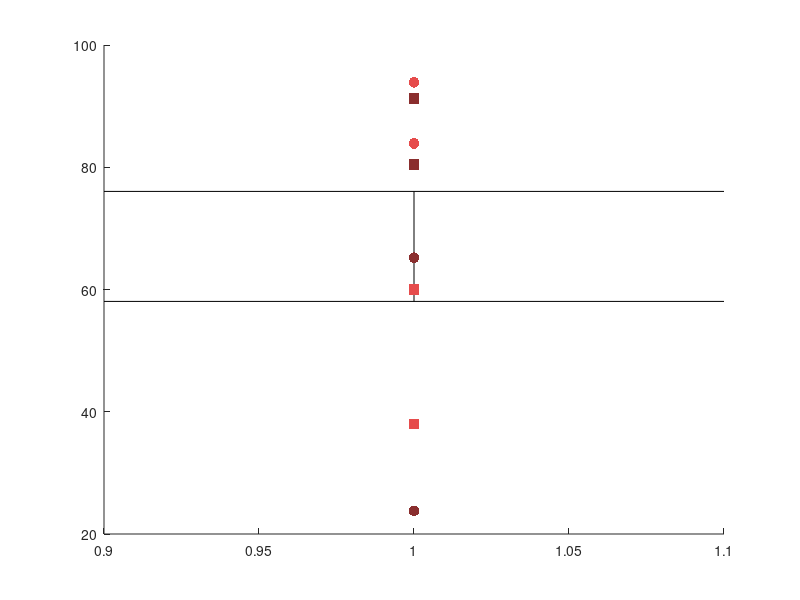

Reproduce this figure in MATLAB. (Note: this script raises an error after producing the figure.)
%% Flavor preference - WT mice - Side-by-side CTA and Habituation Analysis
% Data
preference_1 = [93.9, 83.9, 29.2, 46.0, 63.0, 38.0, 60.0, 28.6, 98.6, 72.0, ...
    91.2, 80.4, 61.0, 3.2, 79.4, 23.8, 65.2, 8.9, 93.8, 11.1, ...
    0.0472972972972973 * 100, 0.152 * 100, 0.194630872483221 * 100,...
    0.241071428571429 * 100, 0.0594594594594595 * 100, ...
    0.159574468085106 * 100, 0.21875 * 100, 0.225225225225225 * 100,...
    0.589473684210526 * 100, 0.606451612903226 * 100, ...
    0.709876543209877 * 100, 0.73469387755102 * 100, 0.25 * 100,...
    0.608433734939759 * 100, 0.611570247933884 * 100, ...
    0.766304347826087 * 100];

preference_2 = [96.9, 97.2, 17.5, 92.1, 35.3, 75.9, 88.7, 73.7, NaN, 91.2,...
    94.5, 98.0, 82.1, 95.5, 93.0, 56.8, 95.7, 34.6, 56.3, 100.0];

group = {'Backward', 'Backward', 'Forward', 'Forward', 'Control',...
    'Backward', 'Backward', 'Forward', 'Control', 'Control', ...
    'Backward', 'Backward', 'Forward', 'Forward', 'Control', ...
    'Backward', 'Backward', 'Forward', 'Control', 'Control', ...
    'Forward-prev.', 'Forward-prev.', 'Forward-prev.', 'Forward-prev.',...
    'Forward-prev.', 'Forward-prev.', 'Forward-prev.', 'Forward-prev.',...
    'Control-prev.', 'Control-prev.', 'Control-prev.', 'Control-prev.',...
    'Control-prev.', 'Control-prev.', 'Control-prev.', 'Control-prev.'};

group_2 = {'Habituation', 'Habituation', 'Habituation', 'Habituation', 'Habituation',...
    'Habituation', 'Habituation', 'Habituation', 'Control', 'Habituation', ...
    'Habituation', 'Habituation', 'Habituation', 'Habituation', 'Habituation', ...
    'Habituation', 'Habituation', 'Habituation', 'Habituation', 'Habituation'};

sex = {'M', 'M', 'M', 'M', 'M', 'F', 'F', 'F', 'F', 'F', ...
    'F-JF', 'F-JF', 'F-JF', 'F-JF', 'F-JF', 'M-JF', 'M-JF', 'M-JF', 'M-JF', 'M-JF',...
    'U', 'U', 'U', 'U', 'U', 'U', 'U', 'U', 'U', 'U', 'U', 'U', 'U', 'U', 'U', 'U'};

% Create side-by-side plot
figure('Position', [100, 100, 1400, 600]);
hold on;

% Define CTA groups that have corresponding habituation data (first 20 mice)
ctaGroups = {'Backward', 'Forward', 'Control'};
groupColors = [0.9, 0.3, 0.3; ...    % Backward - red
               0.2, 0.6, 0.2; ...    % Forward - green  
               0.2, 0.6, 0.8];       % Control - blue

% Define x-positions: CTA test, gap, Habituation test for each group
% Group 1: Backward (x=1) -> Hab (x=2.5)
% Group 2: Forward (x=4) -> Hab (x=5.5)  
% Group 3: Control (x=7) -> Hab (x=8.5)
ctaPositions = [1, 4, 7];
habPositions = [2.5, 5.5, 8.5];

% Also include the "prev" groups in their original positions
prevGroups = {'Forward-prev.', 'Control-prev.'};
prevColors = [0.3, 0.7, 0.3; ...     % Forward-prev - lighter green
              0.1, 0.5, 0.7];        % Control-prev - darker blue
prevPositions = [10, 12];

% Define markers for sex
maleMarker = 'o';
femaleMarker = 's';
unknownMarker = 'diamond';
markerSize = 60;
colorAdjustFactor = 0.6;

% Plot CTA results for main groups (Backward, Forward, Control)
for groupIdx = 1:length(ctaGroups)
    currentGroup = ctaGroups{groupIdx};
    
    % Find all mice in this CTA group
    ctaIndices = strcmp(group, currentGroup);
    ctaData = preference_1(ctaIndices);
    ctaSex = sex(ctaIndices);
    
    % Plot CTA results
    for i = 1:length(ctaData)
        baseColor = groupColors(groupIdx, :);
        
        if strcmp(ctaSex{i}, 'M-JF')
            adjustedColor = baseColor * colorAdjustFactor;
            markerType = maleMarker;
        elseif strcmp(ctaSex{i}, 'F-JF')
            adjustedColor = baseColor * colorAdjustFactor;
            markerType = femaleMarker;
        elseif strcmp(ctaSex{i}, 'M')
            adjustedColor = baseColor;
            markerType = maleMarker;
        elseif strcmp(ctaSex{i}, 'F')
            adjustedColor = baseColor;
            markerType = femaleMarker;
        else
            adjustedColor = baseColor;
            markerType = unknownMarker;
        end
        
        scatter(ctaPositions(groupIdx), ctaData(i), markerSize, adjustedColor, markerType, 'filled');
    end
    
    % Plot CTA mean and SE
    ctaMean = mean(ctaData);
    ctaSE = std(ctaData) / sqrt(length(ctaData));
    errorbar(ctaPositions(groupIdx), ctaMean, ctaSE, 'k', 'LineWidth', 3, 'CapSize', 12);
    scatter(ctaPositions(groupIdx), ctaMean, 120, 'k', 'o', 'filled', 'LineWidth', 2);
    
    % Now plot habituation results for mice from this CTA group
    habData = [];
    habSex = {};
    mouseIndices = [];
    
    % Find mice from this CTA group that have habituation data (first 20 mice)
    for i = 1:20
        if strcmp(group{i}, currentGroup) && ~isnan(preference_2(i))
            habData(end+1) = preference_2(i);
            habSex{end+1} = sex{i};
            mouseIndices(end+1) = i;
        end
    end
    
    % Plot habituation results in grey
    for i = 1:length(habData)
        % Use grey colors for habituation
        if strcmp(habSex{i}, 'M-JF')
            adjustedColor = [0.3, 0.3, 0.3]; % Dark grey for JF
            markerType = maleMarker;
        elseif strcmp(habSex{i}, 'F-JF')
            adjustedColor = [0.3, 0.3, 0.3]; % Dark grey for JF
            markerType = femaleMarker;
        elseif strcmp(habSex{i}, 'M')
            adjustedColor = [0.6, 0.6, 0.6]; % Light grey for regular
            markerType = maleMarker;
        elseif strcmp(habSex{i}, 'F')
            adjustedColor = [0.6, 0.6, 0.6]; % Light grey for regular
            markerType = femaleMarker;
        else
            adjustedColor = [0.6, 0.6, 0.6]; % Light grey for unknown
            markerType = unknownMarker;
        end
        
        scatter(habPositions(groupIdx), habData(i), markerSize, adjustedColor, markerType, 'filled');
        
        % Draw connecting line from CTA to habituation for this mouse
        mouseIdx = mouseIndices(i);
        % Use the original CTA group color for the connecting line
        baseColor = groupColors(groupIdx, :);
        if strcmp(habSex{i}, 'M-JF') || strcmp(habSex{i}, 'F-JF')
            lineColor = baseColor * colorAdjustFactor;
        else
            lineColor = baseColor;
        end
        plot([ctaPositions(groupIdx), habPositions(groupIdx)], ...
             [preference_1(mouseIdx), preference_2(mouseIdx)], '-', ...
             'Color', lineColor, 'LineWidth', 2);
    end
    
    % Plot habituation mean and SE
    if ~isempty(habData)
        habMean = mean(habData);
        habSE = std(habData) / sqrt(length(habData));
        errorbar(habPositions(groupIdx), habMean, habSE, 'k', 'LineWidth', 3, 'CapSize', 12);
        scatter(habPositions(groupIdx), habMean, 120, 'k', 'o', 'filled', 'LineWidth', 2);
    end
end

% Plot "prev" groups separately
for prevIdx = 1:length(prevGroups)
    currentGroup = prevGroups{prevIdx};
    
    % Find all mice in this group
    prevIndices = strcmp(group, currentGroup);
    prevData = preference_1(prevIndices);
    prevSex = sex(prevIndices);
    
    % Plot results
    for i = 1:length(prevData)
        baseColor = prevColors(prevIdx, :);
        
        if strcmp(prevSex{i}, 'U')
            markerType = unknownMarker;
        else
            markerType = maleMarker; % Default for prev groups
        end
        
        scatter(prevPositions(prevIdx), prevData(i), markerSize, baseColor, markerType, 'filled');
    end
    
    % Plot mean and SE
    prevMean = mean(prevData);
    prevSE = std(prevData) / sqrt(length(prevData));
    errorbar(prevPositions(prevIdx), prevMean, prevSE, 'k', 'LineWidth', 3, 'CapSize', 12);
    scatter(prevPositions(prevIdx), prevMean, 120, 'k', 'o', 'filled', 'LineWidth', 2);
end

% Customize plot
xlim([0, 13]);
ylim([0, 120]);

% Set custom x-tick labels
allPositions = [ctaPositions, habPositions, prevPositions];
allLabels = {'Backward', 'Forward', 'Control', ...
             'Habituation', 'Habituation', 'Habituation', ...
             'Forward-prev', 'Control-prev'};
[allPositions_sorted, allPositionsIdx] = sort(allPositions);
xticks(allPositions_sorted);
xticklabels(allLabels(allPositionsIdx));
ylabel('Preference (%)');

% Add vertical separators between group pairs
line([3, 3], [0, 120], 'Color', [0.8, 0.8, 0.8], 'LineStyle', '--', 'LineWidth', 1);
line([6, 6], [0, 120], 'Color', [0.8, 0.8, 0.8], 'LineStyle', '--', 'LineWidth', 1);
line([9, 9], [0, 120], 'Color', [0.8, 0.8, 0.8], 'LineStyle', '--', 'LineWidth', 1);

% Create legend
h1 = scatter(NaN, NaN, markerSize, 'k', maleMarker, 'filled');
h2 = scatter(NaN, NaN, markerSize, 'k', femaleMarker, 'filled');
h3 = scatter(NaN, NaN, markerSize, [0.6, 0.6, 0.6], maleMarker, 'filled');
h4 = scatter(NaN, NaN, markerSize, [0.6, 0.6, 0.6], femaleMarker, 'filled');
h5 = scatter(NaN, NaN, markerSize, [0.6, 0.6, 0.6], unknownMarker, 'filled');
h6 = plot(NaN, NaN, '-', 'Color', [0.5, 0.5, 0.5], 'LineWidth', 2);

legend([h1, h2, h3, h4, h5, h6], {'Male-JF', 'Female-JF', 'Male', 'Female', 'Unknown', 'Same Mouse'}, ...
    'Location', 'northeast', 'FontSize', 10);

% Add group labels at the top
text(1.75, 115, 'Backward', 'FontSize', 12, 'FontWeight', 'bold', 'HorizontalAlignment', 'center', 'Color', groupColors(1,:));
text(4.75, 115, 'Forward', 'FontSize', 12, 'FontWeight', 'bold', 'HorizontalAlignment', 'center', 'Color', groupColors(2,:));
text(7.75, 115, 'Control', 'FontSize', 12, 'FontWeight', 'bold', 'HorizontalAlignment', 'center', 'Color', groupColors(3,:));

set(gca, 'FontSize', 11, 'LineWidth', 1.5, 'Box', 'on');
box off;
grid off;
hold off;
prettify_plot;